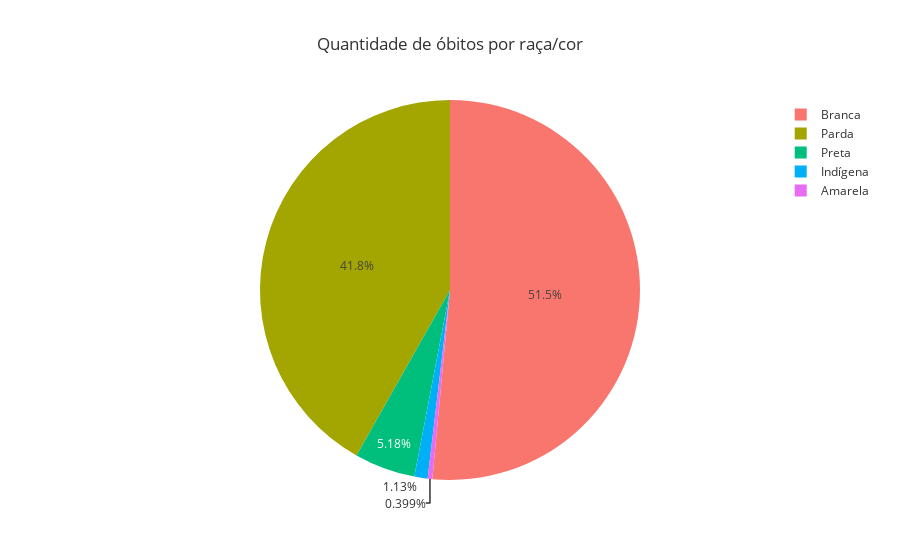

The notebook cell this image was saved under:
### Code cell
# criando o grafico de pizza
fig = px.pie(
    df_raca,
    values="qtd_obitos",
    names="raca",
    title="Quantidade de óbitos por raça/cor",
    template="ggplot2",
)

fig.show()

### Figure 1 — Plotly figure (JSON) as saved in the notebook; plotly's stock layout.template omitted (floating-point values rounded to 4 significant figures)
{"data": [{"domain": {"x": [0, 1], "y": [0, 1]}, "hovertemplate": "raca=%{label}<br>qtd_obitos=%{value}<extra></extra>", "labels": ["Amarela", "Branca", "Indígena", "Parda", "Preta"], "legendgroup": "", "name": "", "showlegend": true, "type": "pie", "values": [118, 15230, 333, 12370, 1532]}], "layout": {"legend": {"tracegroupgap": 0}, "title": {"text": "Quantidade de óbitos por raça/cor"}}}
